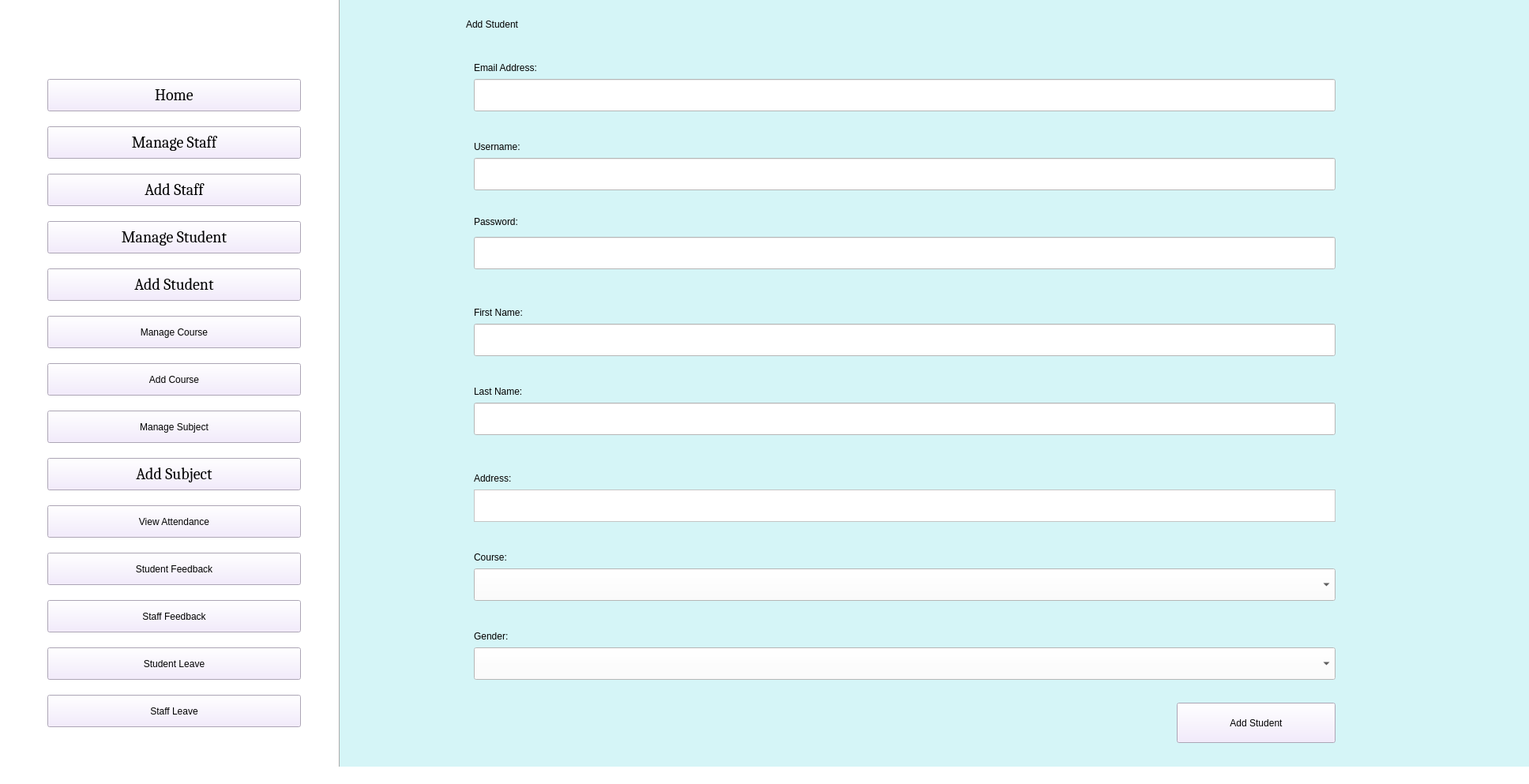
<?xml version="1.0" encoding="UTF-8"?>
<ui version="4.0">
 <class>AdminHomePage</class>
 <widget class="QMainWindow" name="AdminHomePage">
  <property name="enabled">
   <bool>true</bool>
  </property>
  <property name="geometry">
   <rect>
    <x>0</x>
    <y>0</y>
    <width>1936</width>
    <height>993</height>
   </rect>
  </property>
  <property name="windowTitle">
   <string>Admin Home Page</string>
  </property>
  <property name="styleSheet">
   <string notr="true">background-color: rgb(255, 225, 198);
background-color: rgb(255, 255, 255);
</string>
  </property>
  <widget class="QWidget" name="centralwidget">
   <widget class="QPushButton" name="Home_b">
    <property name="geometry">
     <rect>
      <x>60</x>
      <y>100</y>
      <width>321</width>
      <height>41</height>
     </rect>
    </property>
    <property name="font">
     <font>
      <family>Cambria</family>
      <pointsize>15</pointsize>
      <weight>50</weight>
      <italic>false</italic>
      <bold>false</bold>
     </font>
    </property>
    <property name="styleSheet">
     <string notr="true">font: 15pt &quot;Cambria&quot;;
background-color: rgb(241, 231, 254);</string>
    </property>
    <property name="text">
     <string>Home</string>
    </property>
   </widget>
   <widget class="QPushButton" name="ManageStaff_b">
    <property name="geometry">
     <rect>
      <x>60</x>
      <y>160</y>
      <width>321</width>
      <height>41</height>
     </rect>
    </property>
    <property name="font">
     <font>
      <family>Cambria</family>
      <pointsize>15</pointsize>
      <weight>50</weight>
      <italic>false</italic>
      <bold>false</bold>
     </font>
    </property>
    <property name="styleSheet">
     <string notr="true">font: 15pt &quot;Cambria&quot;;
background-color: rgb(241, 231, 254);</string>
    </property>
    <property name="text">
     <string>Manage Staff</string>
    </property>
   </widget>
   <widget class="QPushButton" name="AddStaff_b">
    <property name="geometry">
     <rect>
      <x>60</x>
      <y>220</y>
      <width>321</width>
      <height>41</height>
     </rect>
    </property>
    <property name="font">
     <font>
      <family>Cambria</family>
      <pointsize>15</pointsize>
      <weight>50</weight>
      <italic>false</italic>
      <bold>false</bold>
     </font>
    </property>
    <property name="styleSheet">
     <string notr="true">font: 15pt &quot;Cambria&quot;;
background-color: rgb(241, 231, 254);</string>
    </property>
    <property name="text">
     <string>Add Staff</string>
    </property>
   </widget>
   <widget class="QPushButton" name="AddStudent_b">
    <property name="geometry">
     <rect>
      <x>60</x>
      <y>340</y>
      <width>321</width>
      <height>41</height>
     </rect>
    </property>
    <property name="font">
     <font>
      <family>Cambria</family>
      <pointsize>15</pointsize>
      <weight>50</weight>
      <italic>false</italic>
      <bold>false</bold>
     </font>
    </property>
    <property name="styleSheet">
     <string notr="true">font: 15pt &quot;Cambria&quot;;
background-color: rgb(241, 231, 254);</string>
    </property>
    <property name="text">
     <string>Add Student</string>
    </property>
   </widget>
   <widget class="QPushButton" name="ManageCourse_b">
    <property name="geometry">
     <rect>
      <x>60</x>
      <y>400</y>
      <width>321</width>
      <height>41</height>
     </rect>
    </property>
    <property name="styleSheet">
     <string notr="true">font: 15pt &quot;Cambria&quot;;
background-color: rgb(241, 231, 254);</string>
    </property>
    <property name="text">
     <string>Manage Course</string>
    </property>
   </widget>
   <widget class="QPushButton" name="AddCourse_b">
    <property name="geometry">
     <rect>
      <x>60</x>
      <y>460</y>
      <width>321</width>
      <height>41</height>
     </rect>
    </property>
    <property name="styleSheet">
     <string notr="true">font: 15pt &quot;Cambria&quot;;
background-color: rgb(241, 231, 254);</string>
    </property>
    <property name="text">
     <string>Add Course</string>
    </property>
   </widget>
   <widget class="QPushButton" name="ManageSubject_b">
    <property name="geometry">
     <rect>
      <x>60</x>
      <y>520</y>
      <width>321</width>
      <height>41</height>
     </rect>
    </property>
    <property name="styleSheet">
     <string notr="true">font: 15pt &quot;Cambria&quot;;
background-color: rgb(241, 231, 254);</string>
    </property>
    <property name="text">
     <string>Manage Subject</string>
    </property>
   </widget>
   <widget class="QPushButton" name="AddSubject_b">
    <property name="geometry">
     <rect>
      <x>60</x>
      <y>580</y>
      <width>321</width>
      <height>41</height>
     </rect>
    </property>
    <property name="font">
     <font>
      <family>Cambria</family>
      <pointsize>15</pointsize>
      <weight>50</weight>
      <italic>false</italic>
      <bold>false</bold>
     </font>
    </property>
    <property name="styleSheet">
     <string notr="true">font: 15pt &quot;Cambria&quot;;
background-color: rgb(241, 231, 254);</string>
    </property>
    <property name="text">
     <string>Add Subject</string>
    </property>
   </widget>
   <widget class="QPushButton" name="ViewAttendance_b">
    <property name="geometry">
     <rect>
      <x>60</x>
      <y>640</y>
      <width>321</width>
      <height>41</height>
     </rect>
    </property>
    <property name="styleSheet">
     <string notr="true">font: 15pt &quot;Cambria&quot;;
background-color: rgb(241, 231, 254);</string>
    </property>
    <property name="text">
     <string>View Attendance</string>
    </property>
   </widget>
   <widget class="QPushButton" name="StudentFeedback_b">
    <property name="geometry">
     <rect>
      <x>60</x>
      <y>700</y>
      <width>321</width>
      <height>41</height>
     </rect>
    </property>
    <property name="styleSheet">
     <string notr="true">font: 15pt &quot;Cambria&quot;;
background-color: rgb(241, 231, 254);</string>
    </property>
    <property name="text">
     <string>Student Feedback</string>
    </property>
   </widget>
   <widget class="QPushButton" name="StaffFeedback_b">
    <property name="geometry">
     <rect>
      <x>60</x>
      <y>760</y>
      <width>321</width>
      <height>41</height>
     </rect>
    </property>
    <property name="styleSheet">
     <string notr="true">font: 15pt &quot;Cambria&quot;;
background-color: rgb(241, 231, 254);</string>
    </property>
    <property name="text">
     <string>Staff Feedback</string>
    </property>
   </widget>
   <widget class="QPushButton" name="StudentLeave_b">
    <property name="geometry">
     <rect>
      <x>60</x>
      <y>820</y>
      <width>321</width>
      <height>41</height>
     </rect>
    </property>
    <property name="styleSheet">
     <string notr="true">font: 15pt &quot;Cambria&quot;;
background-color: rgb(241, 231, 254);</string>
    </property>
    <property name="text">
     <string>Student Leave</string>
    </property>
   </widget>
   <widget class="QPushButton" name="ManageStudent_b">
    <property name="geometry">
     <rect>
      <x>60</x>
      <y>280</y>
      <width>321</width>
      <height>41</height>
     </rect>
    </property>
    <property name="font">
     <font>
      <family>Cambria</family>
      <pointsize>15</pointsize>
      <weight>50</weight>
      <italic>false</italic>
      <bold>false</bold>
     </font>
    </property>
    <property name="styleSheet">
     <string notr="true">font: 15pt &quot;Cambria&quot;;
background-color: rgb(241, 231, 254);</string>
    </property>
    <property name="text">
     <string>Manage Student</string>
    </property>
   </widget>
   <widget class="QPushButton" name="StaffLeave_b">
    <property name="geometry">
     <rect>
      <x>60</x>
      <y>880</y>
      <width>321</width>
      <height>41</height>
     </rect>
    </property>
    <property name="styleSheet">
     <string notr="true">font: 15pt &quot;Cambria&quot;;
background-color: rgb(241, 231, 254);</string>
    </property>
    <property name="text">
     <string>Staff Leave</string>
    </property>
   </widget>
   <widget class="Line" name="line">
    <property name="geometry">
     <rect>
      <x>420</x>
      <y>-90</y>
      <width>20</width>
      <height>1081</height>
     </rect>
    </property>
    <property name="orientation">
     <enum>Qt::Vertical</enum>
    </property>
   </widget>
   <widget class="QLabel" name="AdminAddStudent_l">
    <property name="geometry">
     <rect>
      <x>430</x>
      <y>-10</y>
      <width>1541</width>
      <height>1041</height>
     </rect>
    </property>
    <property name="styleSheet">
     <string notr="true">font: 15pt &quot;Times New Roman&quot;;
background-color: rgb(213, 245, 247);</string>
    </property>
    <property name="text">
     <string/>
    </property>
   </widget>
   <widget class="QLabel" name="AddStudent_l">
    <property name="geometry">
     <rect>
      <x>590</x>
      <y>10</y>
      <width>1351</width>
      <height>41</height>
     </rect>
    </property>
    <property name="styleSheet">
     <string notr="true">background-color: rgb(213, 245, 247);
font: 75 17pt &quot;Times New Roman&quot;;</string>
    </property>
    <property name="text">
     <string>Add Student</string>
    </property>
   </widget>
   <widget class="QLabel" name="LastName_l">
    <property name="geometry">
     <rect>
      <x>600</x>
      <y>480</y>
      <width>371</width>
      <height>31</height>
     </rect>
    </property>
    <property name="styleSheet">
     <string notr="true">font: 15pt &quot;Times New Roman&quot;;
background-color: rgb(213, 245, 247);</string>
    </property>
    <property name="text">
     <string>Last Name:</string>
    </property>
   </widget>
   <widget class="QLineEdit" name="LastName_tb">
    <property name="geometry">
     <rect>
      <x>600</x>
      <y>510</y>
      <width>1091</width>
      <height>41</height>
     </rect>
    </property>
    <property name="styleSheet">
     <string notr="true">font: 15pt &quot;Times New Roman&quot;;
</string>
    </property>
   </widget>
   <widget class="QTextEdit" name="Address_tb">
    <property name="geometry">
     <rect>
      <x>600</x>
      <y>620</y>
      <width>1091</width>
      <height>41</height>
     </rect>
    </property>
    <property name="styleSheet">
     <string notr="true">font: 15pt &quot;Times New Roman&quot;;
</string>
    </property>
   </widget>
   <widget class="QPushButton" name="AddStudent_b_2">
    <property name="geometry">
     <rect>
      <x>1490</x>
      <y>890</y>
      <width>201</width>
      <height>51</height>
     </rect>
    </property>
    <property name="styleSheet">
     <string notr="true">font: 12pt &quot;Cambria&quot;;
background-color: rgb(241, 231, 254);</string>
    </property>
    <property name="text">
     <string>Add Student</string>
    </property>
   </widget>
   <widget class="QLabel" name="Address_l">
    <property name="geometry">
     <rect>
      <x>600</x>
      <y>595</y>
      <width>341</width>
      <height>21</height>
     </rect>
    </property>
    <property name="styleSheet">
     <string notr="true">font: 15pt &quot;Times New Roman&quot;;
background-color: rgb(213, 245, 247);</string>
    </property>
    <property name="text">
     <string>Address:</string>
    </property>
   </widget>
   <widget class="QLineEdit" name="FirstName_tb">
    <property name="geometry">
     <rect>
      <x>600</x>
      <y>410</y>
      <width>1091</width>
      <height>41</height>
     </rect>
    </property>
    <property name="styleSheet">
     <string notr="true">font: 15pt &quot;Times New Roman&quot;;
</string>
    </property>
   </widget>
   <widget class="QLabel" name="FirstName_l">
    <property name="geometry">
     <rect>
      <x>600</x>
      <y>385</y>
      <width>371</width>
      <height>21</height>
     </rect>
    </property>
    <property name="styleSheet">
     <string notr="true">font: 15pt &quot;Times New Roman&quot;;
background-color: rgb(213, 245, 247);</string>
    </property>
    <property name="text">
     <string>First Name:</string>
    </property>
   </widget>
   <widget class="QLabel" name="Password_l">
    <property name="geometry">
     <rect>
      <x>600</x>
      <y>270</y>
      <width>361</width>
      <height>21</height>
     </rect>
    </property>
    <property name="styleSheet">
     <string notr="true">font: 15pt &quot;Times New Roman&quot;;
background-color: rgb(213, 245, 247);</string>
    </property>
    <property name="text">
     <string>Password:</string>
    </property>
   </widget>
   <widget class="QLineEdit" name="Password_tb">
    <property name="geometry">
     <rect>
      <x>600</x>
      <y>300</y>
      <width>1091</width>
      <height>41</height>
     </rect>
    </property>
    <property name="styleSheet">
     <string notr="true">font: 15pt &quot;Times New Roman&quot;;

</string>
    </property>
   </widget>
   <widget class="QLineEdit" name="EmailAddress_tb">
    <property name="geometry">
     <rect>
      <x>600</x>
      <y>100</y>
      <width>1091</width>
      <height>41</height>
     </rect>
    </property>
    <property name="styleSheet">
     <string notr="true">font: 15pt &quot;Times New Roman&quot;;
</string>
    </property>
   </widget>
   <widget class="QLineEdit" name="Username_tb">
    <property name="geometry">
     <rect>
      <x>600</x>
      <y>200</y>
      <width>1091</width>
      <height>41</height>
     </rect>
    </property>
    <property name="styleSheet">
     <string notr="true">font: 15pt &quot;Times New Roman&quot;;
</string>
    </property>
   </widget>
   <widget class="QLabel" name="EmailAddress_l">
    <property name="geometry">
     <rect>
      <x>600</x>
      <y>76</y>
      <width>361</width>
      <height>20</height>
     </rect>
    </property>
    <property name="styleSheet">
     <string notr="true">font: 15pt &quot;Times New Roman&quot;;
background-color: rgb(213, 245, 247);</string>
    </property>
    <property name="text">
     <string>Email Address:</string>
    </property>
   </widget>
   <widget class="QLabel" name="Username_l">
    <property name="geometry">
     <rect>
      <x>600</x>
      <y>175</y>
      <width>361</width>
      <height>21</height>
     </rect>
    </property>
    <property name="styleSheet">
     <string notr="true">font: 15pt &quot;Times New Roman&quot;;
background-color: rgb(213, 245, 247);</string>
    </property>
    <property name="text">
     <string>Username:</string>
    </property>
   </widget>
   <widget class="QLabel" name="Gender_l">
    <property name="geometry">
     <rect>
      <x>600</x>
      <y>790</y>
      <width>341</width>
      <height>31</height>
     </rect>
    </property>
    <property name="styleSheet">
     <string notr="true">font: 15pt &quot;Times New Roman&quot;;
background-color: rgb(213, 245, 247);</string>
    </property>
    <property name="text">
     <string>Gender:</string>
    </property>
   </widget>
   <widget class="QLabel" name="Course_l">
    <property name="geometry">
     <rect>
      <x>600</x>
      <y>690</y>
      <width>341</width>
      <height>31</height>
     </rect>
    </property>
    <property name="styleSheet">
     <string notr="true">font: 15pt &quot;Times New Roman&quot;;
background-color: rgb(213, 245, 247);</string>
    </property>
    <property name="text">
     <string>Course:</string>
    </property>
   </widget>
   <widget class="QComboBox" name="Course_cb">
    <property name="geometry">
     <rect>
      <x>600</x>
      <y>720</y>
      <width>1091</width>
      <height>41</height>
     </rect>
    </property>
   </widget>
   <widget class="QComboBox" name="Gender_cb">
    <property name="geometry">
     <rect>
      <x>600</x>
      <y>820</y>
      <width>1091</width>
      <height>41</height>
     </rect>
    </property>
   </widget>
  </widget>
  <widget class="QStatusBar" name="statusbar"/>
 </widget>
 <resources/>
 <connections/>
</ui>
